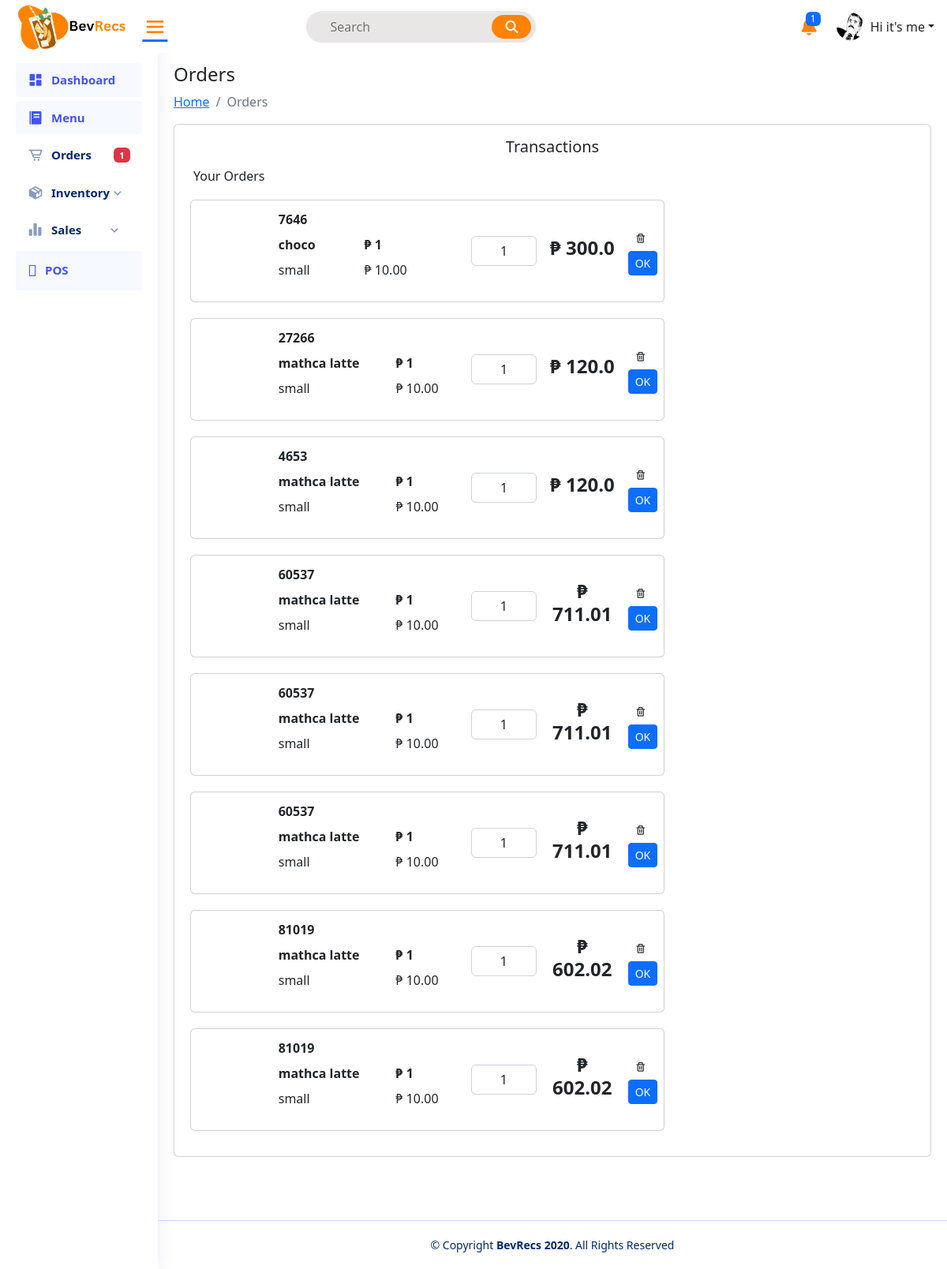
The app's page /order, older data.
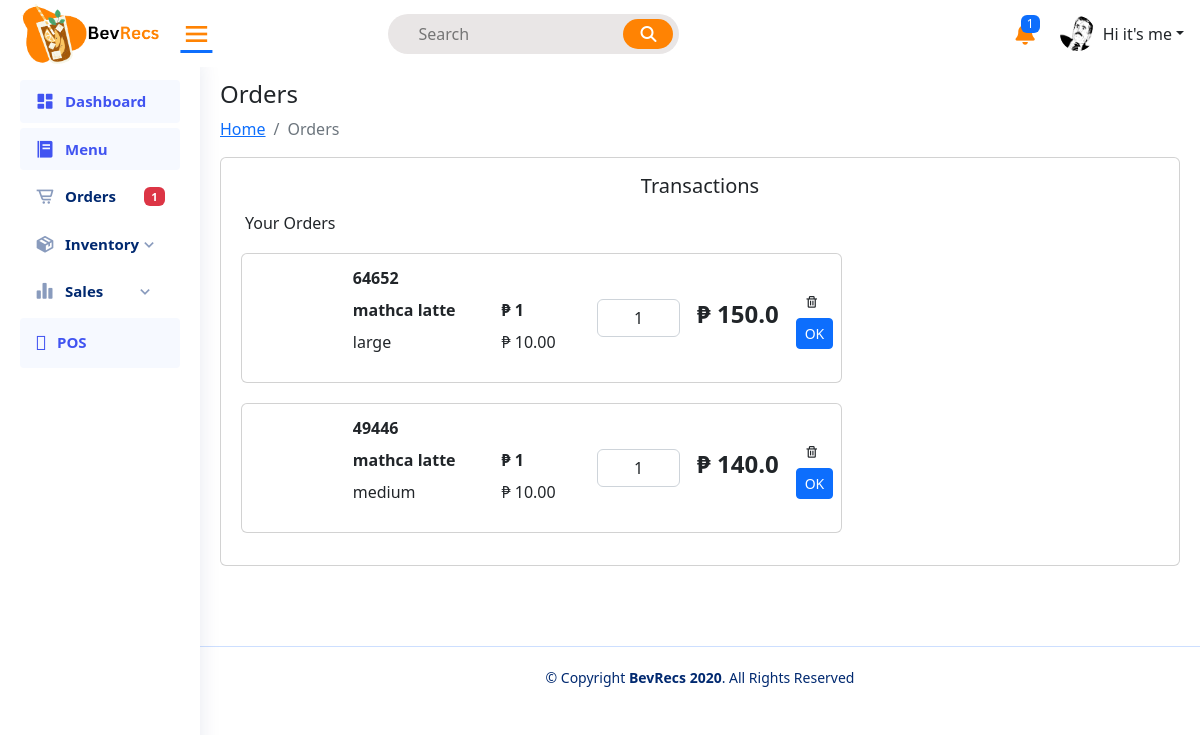
The same page, newer data.
### pos/models.py (models this page shows, shortened)
class buyItem(models.Model):
    buyName= models.CharField (max_length=255, null=True, blank=True)
    buySize = models.CharField(max_length=15, choices=SIZES, null=True, blank=True)
    buyQuantityMenu = models.PositiveIntegerField (null=True, blank=True)
    buyPrice = models.FloatField (null=True, blank=True)
    buyAddOns1 = models.CharField (max_length=255, null=True, blank=True)
    buyAddOns2 = models.CharField (max_length=255, null=True, blank=True)
    buyAddOns3 = models.CharField (max_length=255, null=True, blank=True)
    buyAddOns4 = models.CharField (max_length=255, null=True, blank=True)
    buyAddOns5 = models.CharField (max_length=255, null=True, blank=True)
    buyQuantityAO1 = models.PositiveIntegerField (null=True, blank=True)
    buyQuantityAO2 = models.PositiveIntegerField (null=True, blank=True)
    buyQuantityAO3 = models.PositiveIntegerField (null=True, blank=True)
    buyQuantityAO4 = models.PositiveIntegerField (null=True, blank=True)
    buyQuantityAO5 = models.PositiveIntegerField (null=True, blank=True)
    menuAOPrice1 = models.FloatField(default=0,null=True, blank=True)
    menuAOPrice2 = models.FloatField(default=0,null=True, blank=True)
    menuAOPrice3 = models.FloatField(default=0,null=True, blank=True)
    menuAOPrice4 = models.FloatField(default=0,null=True, blank=True)
    menuAOPrice5 = models.FloatField(default=0,null=True, blank=True)
    buyingredient1 = models.CharField (max_length=255, null=True, blank=True)
    buyingredient2 = models.CharField (max_length=255, null=True, blank=True)
    buyingredient3 = models.CharField (max_length=255, null=True, blank=True)
    buyingredient4 = models.CharField (max_length=255, null=True, blank=True)
    buyingredient5 = models.CharField (max_length=255, null=True, blank=True)
    buyQuantityIng1 = models.PositiveIntegerField (null=True, blank=True)
    buyQuantityIng2 = models.PositiveIntegerField (null=True, blank=True)
    buyQuantityIng3 = models.PositiveIntegerField (null=True, blank=True)
    buyQuantityIng4 = models.PositiveIntegerField (null=True, blank=True)
    buyQuantityIng5 = models.PositiveIntegerField (null=True, blank=True)
    buyOrBought = models.BooleanField(default=False)
    DoneOrder = models.BooleanField(default=False)
    payment_method = models.CharField(max_length=255, choices=PAYMENT_CHOICES, null=True, blank=True)
    DineIn_Out = models.CharField(max_length=255, choices=IN_OUT, null=True, blank=True)
    AllPayment = models.FloatField(null=True, blank=True)
    tenderedPayment = models.FloatField(null=True, blank=True)
    orderNumber = models.PositiveIntegerField (null=True, blank=True)
    dateordered = models.DateTimeField (null=True, blank=True)
    priceSize = models.FloatField (null=True, blank=True)

### pos/views.py (the view)
# urls.py: path('order', views.order, name='order'),
def order(request):
    buyitemform = BuyItemForms()
    stocks = Stocks.objects.first()
    menuDrinks = MenuDrinks.objects.all()
    menuCategory = MenuCategory.objects.all()
    buyitem = buyItem.objects.all()
    total_price = calculate_total_price(buyitem)
    context = {
        'buyitemform': buyitemform,
        'stocks': stocks,
        'menuDrinks': menuDrinks,
        'menuCategory': menuCategory,
        'buyitem': buyitem,
        'total_price': total_price
    }
    return render(request, 'order.html', context)

### pos/views.py (called while the page is built)
def calculate_total_price(buyitem):
    total = 0
    for item in buyitem:
        if not item.buyOrBought and item.total_price:
            total += item.total_price
    rounded_total = round(total, 2)
    return rounded_total

### pos/templates/order.html (shortened to what the changed rows need)
{% load static %}
<!DOCTYPE html>
<html lang="en">
<head>
  <link rel="stylesheet" href="https://cdnjs.cloudflare.com/ajax/libs/font-awesome/6.4.0/css/all.min.css"
 />
  <link href='https://unpkg.com/boxicons@2.1.4/css/boxicons.min.css' rel='stylesheet'>
  <link rel="stylesheet" href="{% static 'main.css' %}">
  <link rel="stylesheet" href="{% static 'style.css' %}">
  <link rel="stylesheet" href="https://cdnjs.cloudflare.com/ajax/libs/twitter-bootstrap/5.2.0/css/bootstrap.min.css">
  <link rel="stylesheet" href="https://cdn.datatables.net/1.13.4/css/dataTables.bootstrap5.min.css">
</head>
<body>
  <main id="main" class="main">
    <div class="pagetitle">
      <h1>Orders</h1>
    </div>
    <section class="section dashboard">
      <div class="row">
        <div class="col-lg-12 col-sm-12">
          <div class="card">
            <div class="card-body">
              {% for cart in buyitem %}
              {% if cart.buyOrBought == True %}
              {% if cart.DoneOrder == False %}
              <div class="row">
                <div class="col-8">
                  <div class="d-block order-card">
                    <div class="card mb-3 m-1">
                      <div class="row g-1">
                        <div class="col-12">
                          <div class="card-body mb-0 p-0">
                            <table class="table table-responsive table-borderless mb-0 p-0">
                              <tbody>
                                <tr>
                                  <td class="col-2" style="vertical-align: middle;"> <img src="{{data.menuimage.url}}"
                                      class="img-preview rounded" alt=""></td>
                                  <td class="col-5">
                                    <table class="table nested-table table-sm table-borderless p-0">
                                      <tbody>
                                        <td>
                                          <strong>{{cart.orderNumber}}</strong>
                                        </td>
                                        <tr>
                                          <td class="main-menu">
                                            <strong>{{cart.buyName}}</strong>
                                          </td>
                                          <td class="main-menu-price">
                                            <strong>&#8369 {{cart.buyQuantityMenu}}</strong>
                                          </td>
                                        </tr>
                                        <tr>
                                          <td class="td-text">{{cart.buySize}}</td>
                                          <td class="td-text"> &#8369 10.00</td>
                                        </tr>
                                      </tbody>
                                    </table>
                                  </td>
                                  <td class="col-2" style="vertical-align: middle;">
                                    <div class="input-group my-auto">
                                      <input class="form-control" style="text-align: center;"
                                        value="{{cart.buyQuantityMenu}}" readonly>
                                    </div>
                                  </td>
                                  <td class="col-2 text-center total-price" style="vertical-align: middle;">
                                    <h4><strong> &#8369 {{ cart.AllPayment }}</strong></h4>
                                  </td>
                                  <td class="col-1" style="vertical-align: middle;">
                                    <button class="btn btn-sm delete-btn" data-bs-toggle="modal"
                                      data-bs-target="#deletemodal"><i class='bx bx-trash'></i></button>
                                      {% url 'pos:update_done_order' cart.pk as update_done_order_url %}
                                      <button type="button" class="btn btn-primary btn-sm"
                                              onclick="location.href='{{ update_done_order_url }}'">OK</button>
                            </table>
                          </div>
                        </div>
                      </div>
                    </div>
                  </div>
                </div>
              </div>
              {%endif%}
              {%endif%}
              {%endfor%}
            </div>
          </div>
        </div>
      </div>
    </section>
  </main>
</body>
</html>

Row changes from the older to the newer data that the page shows:
removed buyItem: orderNumber "7646", buyName "choco", buyQuantityMenu "1", buySize "small", AllPayment "300.0"
removed buyItem: orderNumber "27266", buyName "mathca latte", buyQuantityMenu "1", buySize "small", AllPayment "120.0"
removed buyItem: orderNumber "4653", buyName "mathca latte", buyQuantityMenu "1", buySize "small", AllPayment "120.0"
removed buyItem: orderNumber "60537", buyName "mathca latte", buyQuantityMenu "1", buySize "small", AllPayment "711.01"
removed buyItem: orderNumber "60537", buyName "mathca latte", buyQuantityMenu "1", buySize "small", AllPayment "711.01"
removed buyItem: orderNumber "60537", buyName "mathca latte", buyQuantityMenu "1", buySize "small", AllPayment "711.01"
removed buyItem: orderNumber "81019", buyName "mathca latte", buyQuantityMenu "1", buySize "small", AllPayment "602.02"
removed buyItem: orderNumber "81019", buyName "mathca latte", buyQuantityMenu "1", buySize "small", AllPayment "602.02"
added buyItem: orderNumber "64652", buyName "mathca latte", buyQuantityMenu "1", buySize "large", AllPayment "150.0"
added buyItem: orderNumber "49446", buyName "mathca latte", buyQuantityMenu "1", buySize "medium", AllPayment "140.0"
